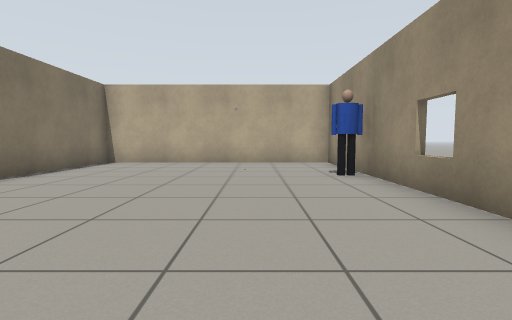
view 1 (above)

18 first-person views from a walk through a Gazebo world. The camera is 0.72 m above the floor, tilts 4° down and sees 85° across. The floor is counted in squares, 1 m on a side. Each view is taken from the middle of a square. On the plan, view 1 faces up. The plan holds only what a view shows up to about 10 squares ahead; the rest is blank. Simple shapes stand in for some stock models.

view 2
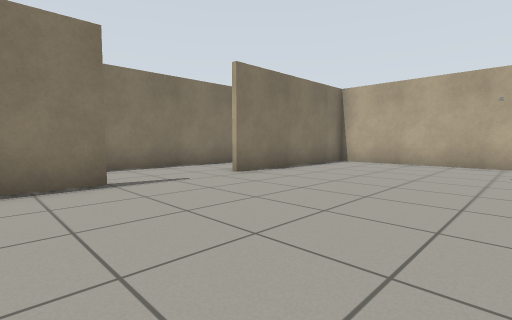

view 3
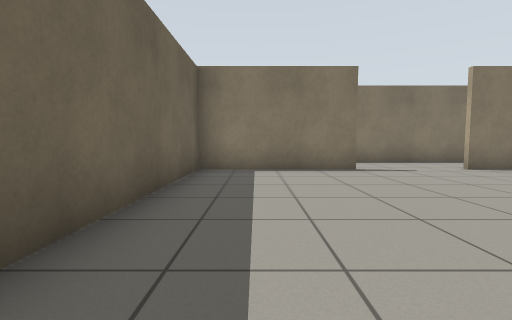

view 4
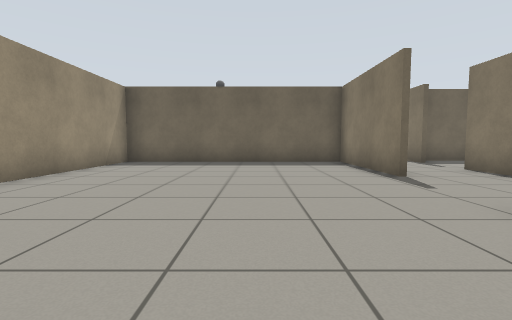

view 5
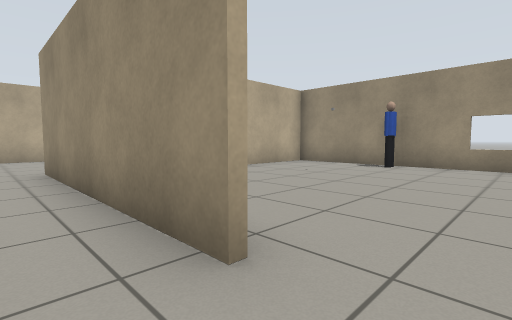

view 6
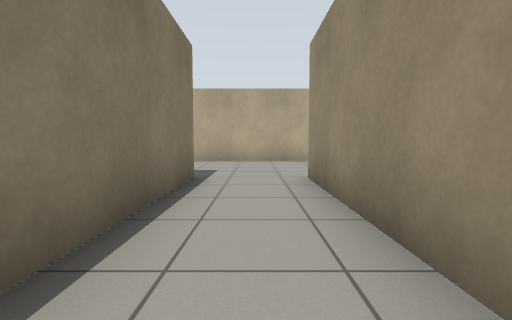

view 7
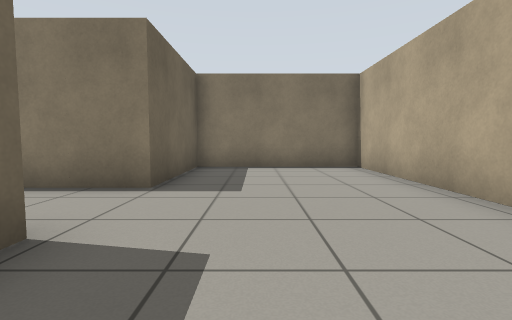

view 8
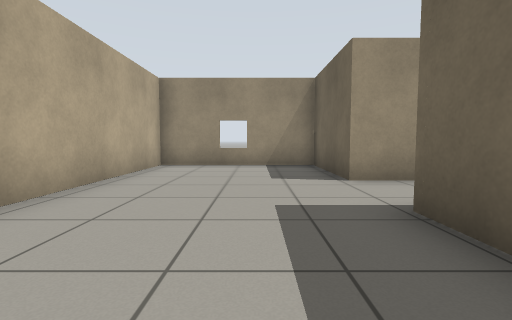

view 9
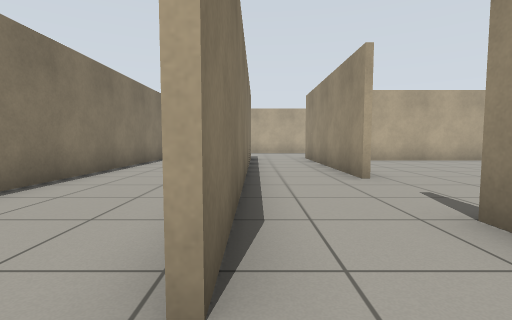

view 10
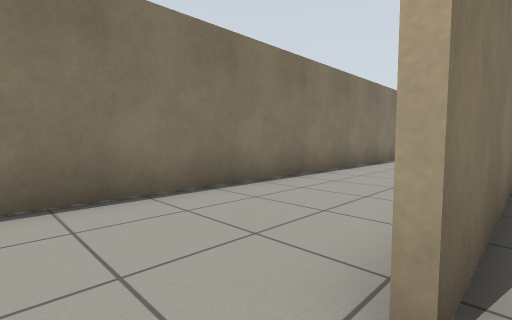

view 11
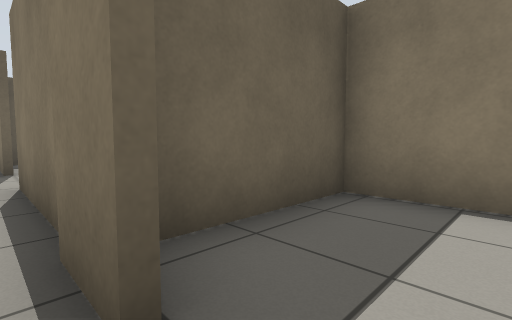

view 12
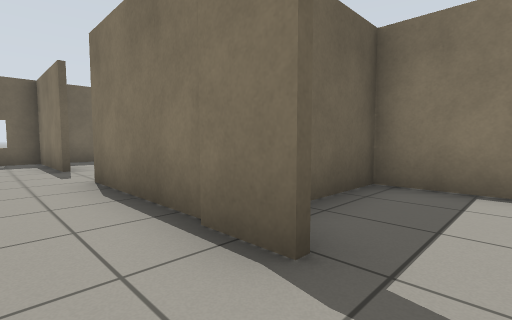

view 13
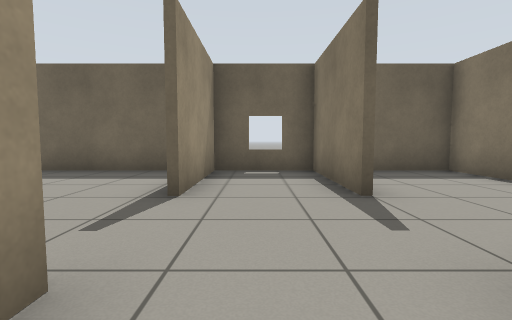

view 14
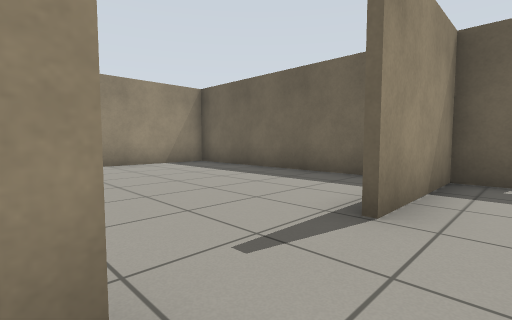

view 15
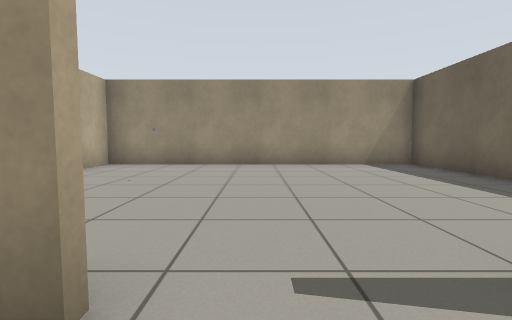

view 16
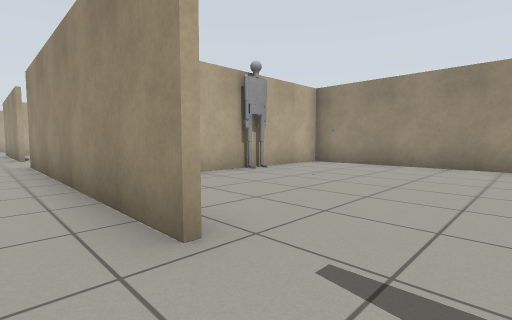

view 17
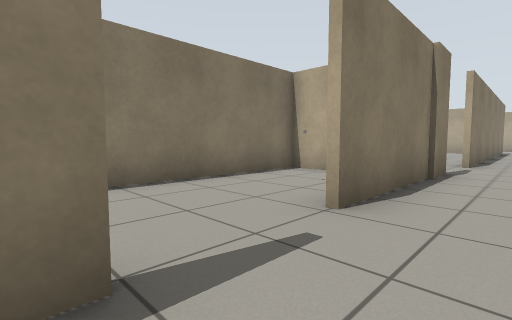

view 18
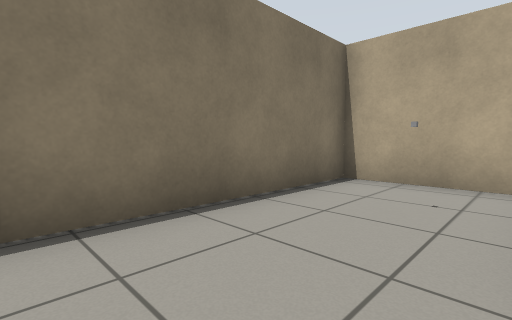

### Floor plan
Ten units are one square. View 1 is at (0, 0); x grows to the right and y downward. Boxes are objects, and circles mark ways between rooms. Rooms are numbered by the first view taken in them; rooms with no view inside come last. Other rooms are left out.
<svg viewBox="-111 -153 141 274">
<path fill="none" stroke="#000" d="M-49 -15 -49 24 24 24M-50 -5 -50 -15M23 -66 23 -91 -49 -91 -49 -41M23 19 23 -40M-72 -45 -72 0M-50 -41 -50 -104 -19 -104 -19 -148 -106 -148 -106 -104 -72 -104 -72 -45M-50 64 -50 -5M-74 29 -74 64M-72 19 -72 30M-74 85 -74 116 -50 116 -50 85M-106 100 -106 116 -76 116M-81 30 -106 30 -106 80M-40 116 23 116 23 19M24 26 -24 26M-106 -98 -106 29 -79 29"/>
<rect x="-5" y="-65" width="10" height="10" fill="#bbb"><title>other object</title></rect>
<rect x="15" y="-65" width="10" height="10" fill="#bbb"><title>person</title></rect>
<rect x="-95" y="45" width="10" height="10" fill="#bbb"><title>other object</title></rect>
<rect x="-15" y="45" width="10" height="10" fill="#bbb"><title>other object</title></rect>
<rect x="-15" y="25" width="10" height="10" fill="#bbb"><title>other object</title></rect>
<circle cx="-60" cy="-40" r="3" fill="#2a7"/>
<circle cx="-60" cy="-10" r="3" fill="#2a7"/>
<circle cx="-70" cy="75" r="3" fill="#2a7"/>
<circle cx="-50" cy="75" r="3" fill="#2a7"/>
<circle cx="-70" cy="5" r="3" fill="#2a7"/>
<text x="-10" y="-30">1</text>
<text x="-60" y="-120">2</text>
<text x="-60" y="50">3</text>
<text x="-90" y="70">4</text>
<text x="-10" y="70">5</text>
<text x="-90" y="-40">6</text>
</svg>
Room 1 opens to room 2. Room 1 opens to room 3. Room 3 opens to room 4. Room 3 opens to room 5. Room 3 opens to room 6.

Where each view was taken, in squares from view 1:
view 1: 0 up, 0 right, facing up
view 2: 0 up, 0 right, facing up-left
view 3: 1 down, 2 right, facing left
view 4: 7 up, 2 left, facing down
view 5: 3 up, 6 left, facing up-right
view 6: 5 up, 6 left, facing up
view 7: 12 up, 3 left, facing left
view 8: 12 up, 10 left, facing right
view 9: 1 down, 7 left, facing up
view 10: 1 down, 7 left, facing up-left
view 11: 1 down, 7 left, facing down-left
view 12: 1 down, 6 left, facing down-left
view 13: 5 down, 6 left, facing down
view 14: 6 down, 6 left, facing down-right
view 15: 7 down, 6 left, facing right
view 16: 8 down, 6 left, facing up-right
view 17: 9 down, 6 left, facing up-left
view 18: 8 down, 8 left, facing up-left
